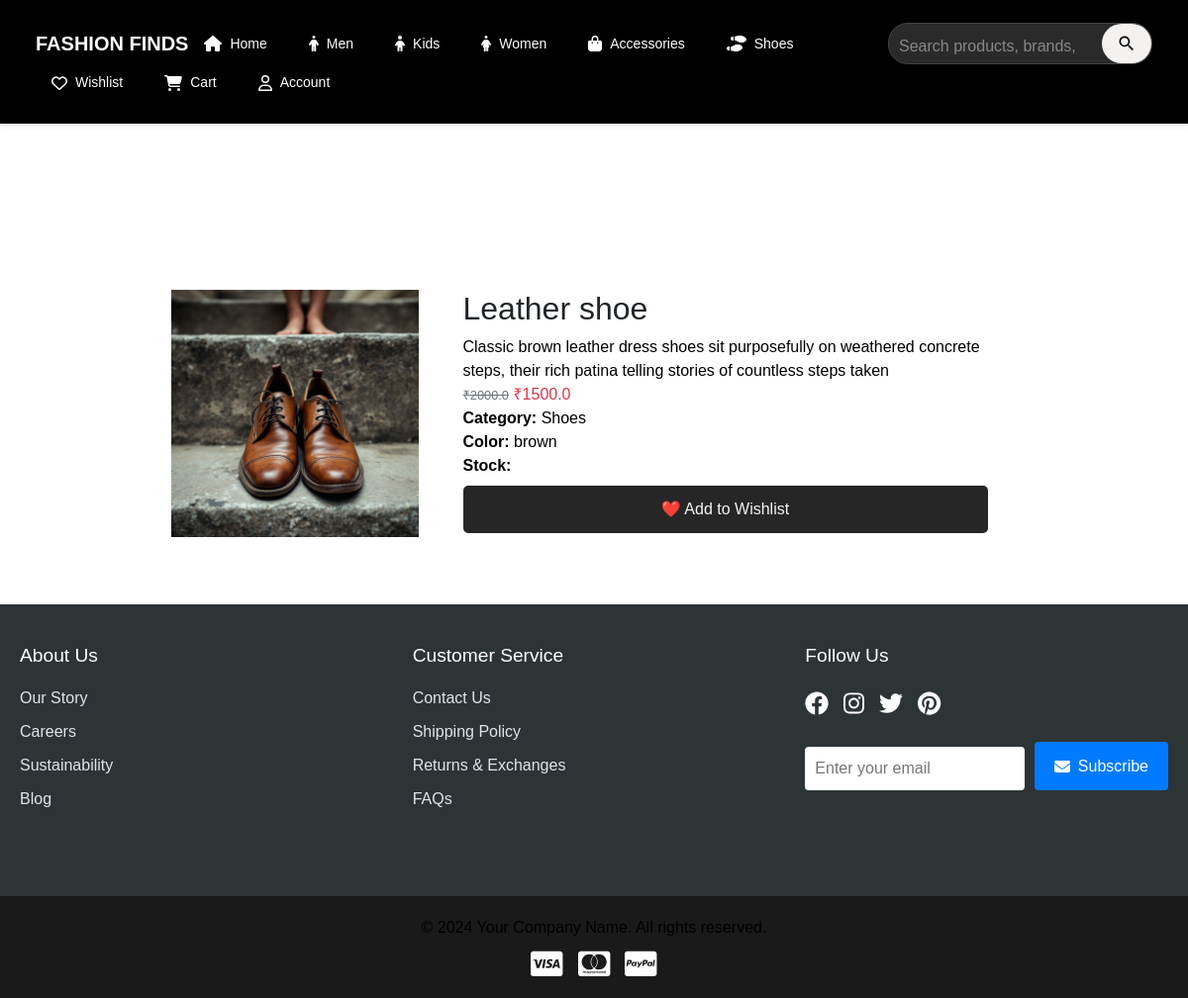
Page /product/1 on the committed database.
### app/models.py (models this page shows, shortened)
class Product(db.Model):
    __tablename__ = 'products'
    id = db.Column(db.Integer, primary_key=True)
    product_name = db.Column(db.String(100), nullable=False)
    product_picture = db.Column(db.String(1000), nullable=False)
    current_price = db.Column(db.Float, nullable=False)
    previous_price = db.Column(db.Float, nullable=False)
    description = db.Column(db.String(2000), nullable=True)
    color = db.Column(db.String(15))
    rating = db.Column(db.Integer, default=0)
    sale = db.Column(db.Boolean, default=False)
    discount = db.Column(db.Integer, nullable=True, default=0)
    brand = db.Column(db.String(100), nullable=True)
    category = db.Column(db.String(100), nullable=False)  # ✅ Now category is a string field
    quantity_size = db.relationship('ProductSize', backref='product', lazy=True, cascade="all, delete-orphan")
    carts = db.relationship('Cart', backref='cart_product', lazy=True, cascade="all, delete-orphan")
    wishlists = db.relationship('Wishlist', backref='wishlist_product', lazy=True, cascade="all, delete-orphan")
    order_items = db.relationship('OrderItem', backref='product', lazy=True, cascade="all, delete-orphan")

### app/views.py (the view)
@views.route('/product/<int:product_id>')
def product_info(product_id):
    product = Product.query.get_or_404(product_id)
    sizes = ProductSize.query.filter_by(product_id=product.id).all()
    suggested_products = Product.query.filter(Product.id != product.id).order_by(db.func.random()).limit(4).all()
    return render_template("product_details.html", product=product, sizes=sizes, suggested_products=suggested_products)

### app/templates/product_details.html (shortened to what this page needs)
{% extends 'base.html' %}
{% block content %}
<div class="container py-5">
    <div class="row">
        {% if product.product_picture %}
        <img src="{{ url_for('views.get_image', filename=product.product_picture) }}"
             alt="{{ product.product_name }}"
             width="250"
             height="250">
         {% else %}
        No Image
            {% endif %}
        </div>
        <div class="col-md-6">
            <h2>{{ product.product_name }}</h2>
            <p>{{ product.description }}</p>
            <p class="text-danger fw-bold">
                <span class="text-muted small"><s>₹{{ product.previous_price }}</s></span> ₹{{ product.current_price }}
            </p>
            <p><strong>Category:</strong> {{ product.category }}</p>
            <p><strong>Color:</strong> {{ product.color }}</p>
            <p><strong>Stock:</strong> {{ product.stock }}</p>
            <form action="{{ url_for('views.wishlist_add', product_id=product.id) }}" method="POST">
                <button type="submit" class="btn btn-outline-danger mt-2">❤️ Add to Wishlist</button>
            </form>
        </div>
    </div>
{% endblock %}

### app/static/css/style.css (style rules this page uses)
* { margin: 0; padding: 0; box-sizing: border-box; font-family: Arial, sans-serif; }
.container { display: flex; flex-wrap: wrap; gap: 20px; justify-content: center; padding: 20px; max-width: 1400px; margin: 0 auto; }
.container { display: flex; flex-wrap: wrap; justify-content: center; gap: 15px; width: 100%; max-width: 1200px; }
body { font-family: Arial, sans-serif; margin: 0; padding: 0; }
.text-muted { color: #6c757d !important; }
p { font-size: 16px; color: black; margin: 0; }
form { display: grid; gap: 15px; }
html, body { height: 100%; margin: 0; overflow-x: hidden; }
button { background-color: #262626; color: #f5f5f5; cursor: pointer; border: none; padding: 12px; border-radius: 5px; font-size: 1em; transition: background-color 0.3s; }
.btn { display: inline-block; padding: 12px; margin-top: 20px; background-color: #262626; color: #f5f5f5; border: none; border-radius: 5px; cursor: pointer; text-decoration: none; transition: background-color 0.3s; }

### rows in the picture
Product: product_picture (picture), product_name "Leather shoe", description "Classic brown leather dress shoes sit purposefully on weathered concrete steps, their rich patina telling stories of countless steps taken", previous_price "2000.0", current_price "1500.0", category "Shoes", color "brown"
